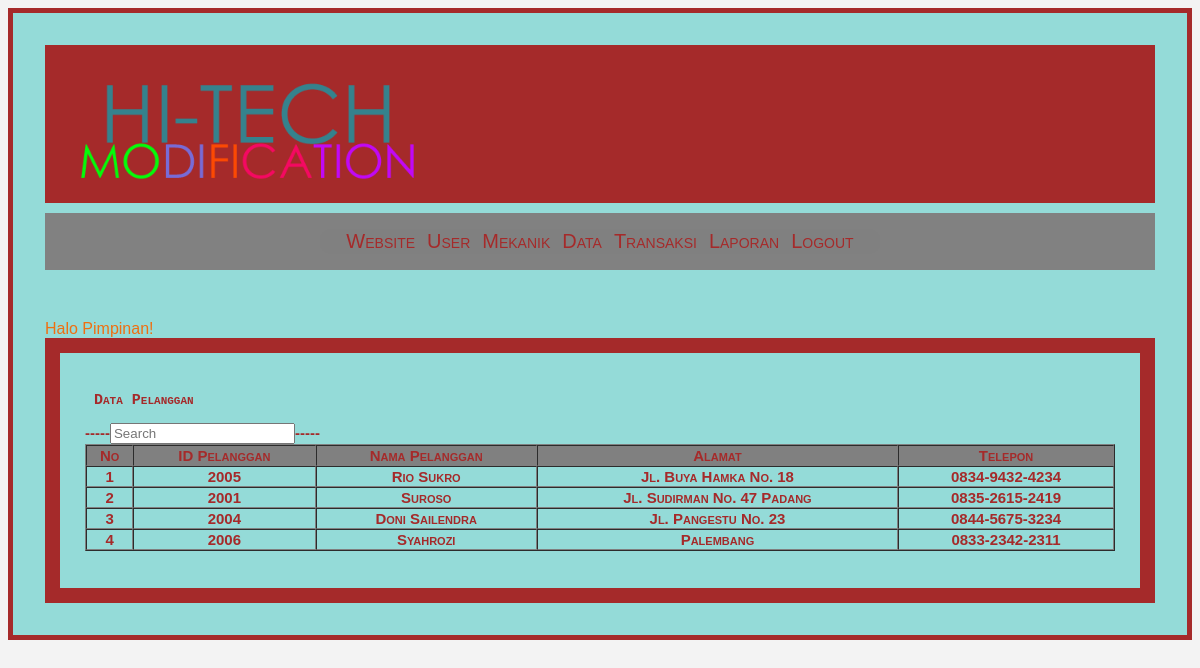
The app's page /halpimpinan/data_pelanggan.php (signed in) with its own data.
### tables this page shows
CREATE TABLE IF NOT EXISTS `tb_pelanggan` (
  `id_pelanggan` varchar(5) NOT NULL,
  `nama_pelanggan` varchar(25) NOT NULL,
  `alamat` varchar(50) NOT NULL,
  `telepon` varchar(20) NOT NULL,
  PRIMARY KEY  (`id_pelanggan`)
);

### halpimpinan/data_pelanggan.php (the view, shortened to what this page needs)
<?php
include "../user/menupimpinan.php";
?>
<!DOCTYPE HTML>
<link rel="stylesheet" href="../css/style.css">
<div id="border">
<h2><pre> Data Pelanggan    </pre><h2>
<?php
$query = "SELECT * FROM tb_pelanggan";
$no=1;
$result = mysql_query($query);
?>
    <form name="form1" method="get" action="caripelanggan.php">
        <pre<td> -----<td><input type="search" name="q" id="q" placeholder="Search"/>----- </td>
    </form>
<table width='100%' border='1' cellpadding='2' cellspacing='0'>
<tr bgcolor='grey'>
		<th>  No  </th>
        <th>  ID Pelanggan  </th>
        <th>  Nama Pelanggan  </th>
        <th>  Alamat  </th>
        <th>  Telepon  </th>
        </tr>
<?php
while ($data = mysql_fetch_array($result)){
?>
  <tr align='center'>
  			<td ><?php echo$no;?></td>
            <td><?php echo $data['id_pelanggan'];?></td>
            <td><?php echo $data['nama_pelanggan'];?></td>
            <td><?php echo $data['alamat'];?></td>
            <td><?php echo $data['telepon'];?></td>
       </tr>
<?php
$no++;
}
?>
</table>
</div>

### css/menu.css (style rules this page uses)
body { font-family: 'Arial', sans-serif; background-color: #f3f3f3; }

### css/style.css (style rules this page uses)
#border { font-variant: small-caps; color: black; padding: 25px; background-color: #94dbd8; line-height: 15px; max-width: 0 auto; border: 15px solid brown; color: brown; font-size: 10px; }

### records on screen
tb_pelanggan: id_pelanggan "2005", nama_pelanggan "Rio Sukro", alamat "Jl. Buya Hamka No. 18", telepon "0834-9432-4234"
tb_pelanggan: id_pelanggan "2001", nama_pelanggan "Suroso", alamat "Jl. Sudirman No. 47 Padang", telepon "0835-2615-2419"
tb_pelanggan: id_pelanggan "2004", nama_pelanggan "Doni Sailendra", alamat "Jl. Pangestu No. 23", telepon "0844-5675-3234"
tb_pelanggan: id_pelanggan "2006", nama_pelanggan "Syahrozi", alamat "Palembang", telepon "0833-2342-2311"

### other values on screen
$_SESSION['level'] "Pimpinan"
